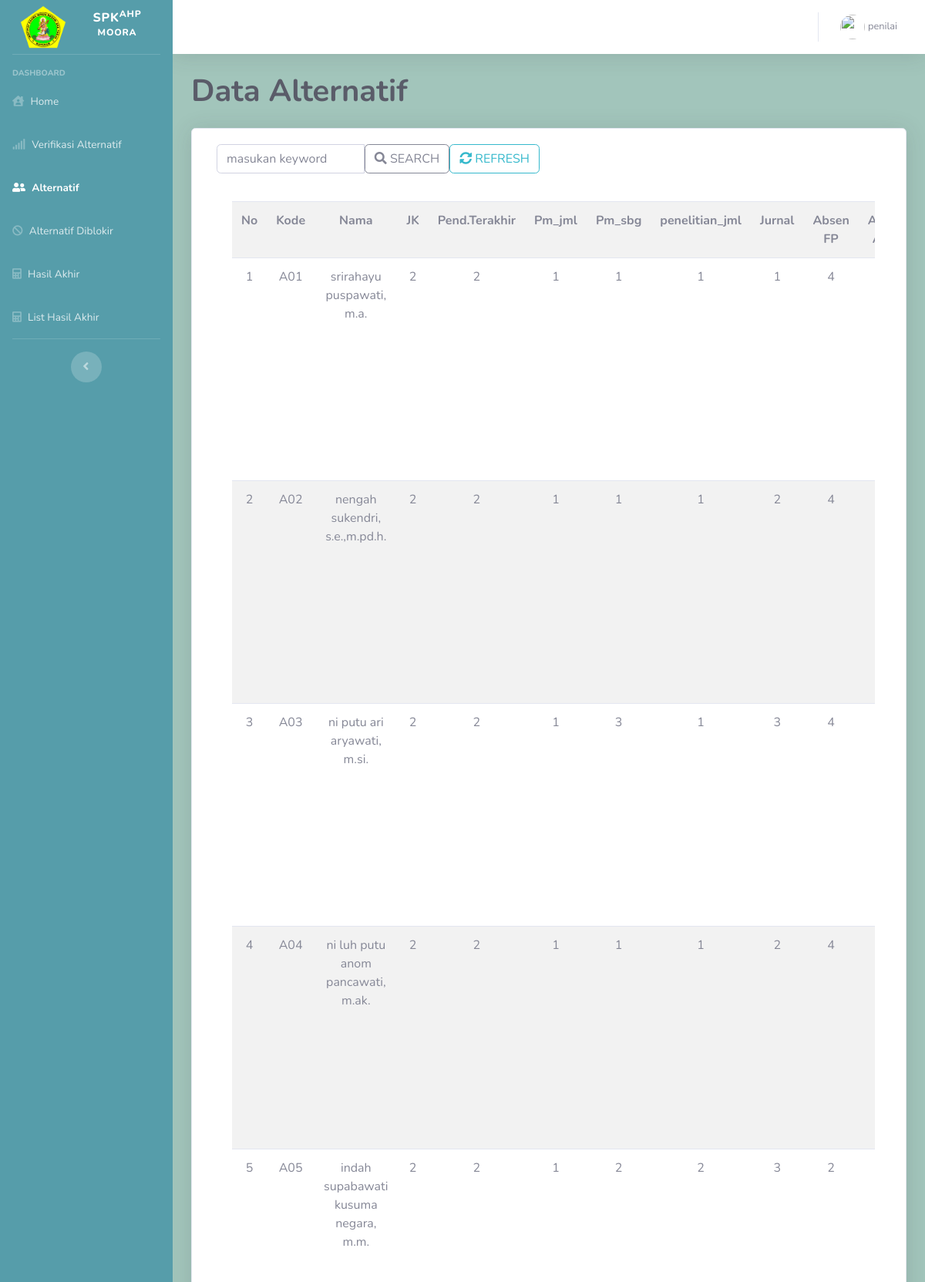
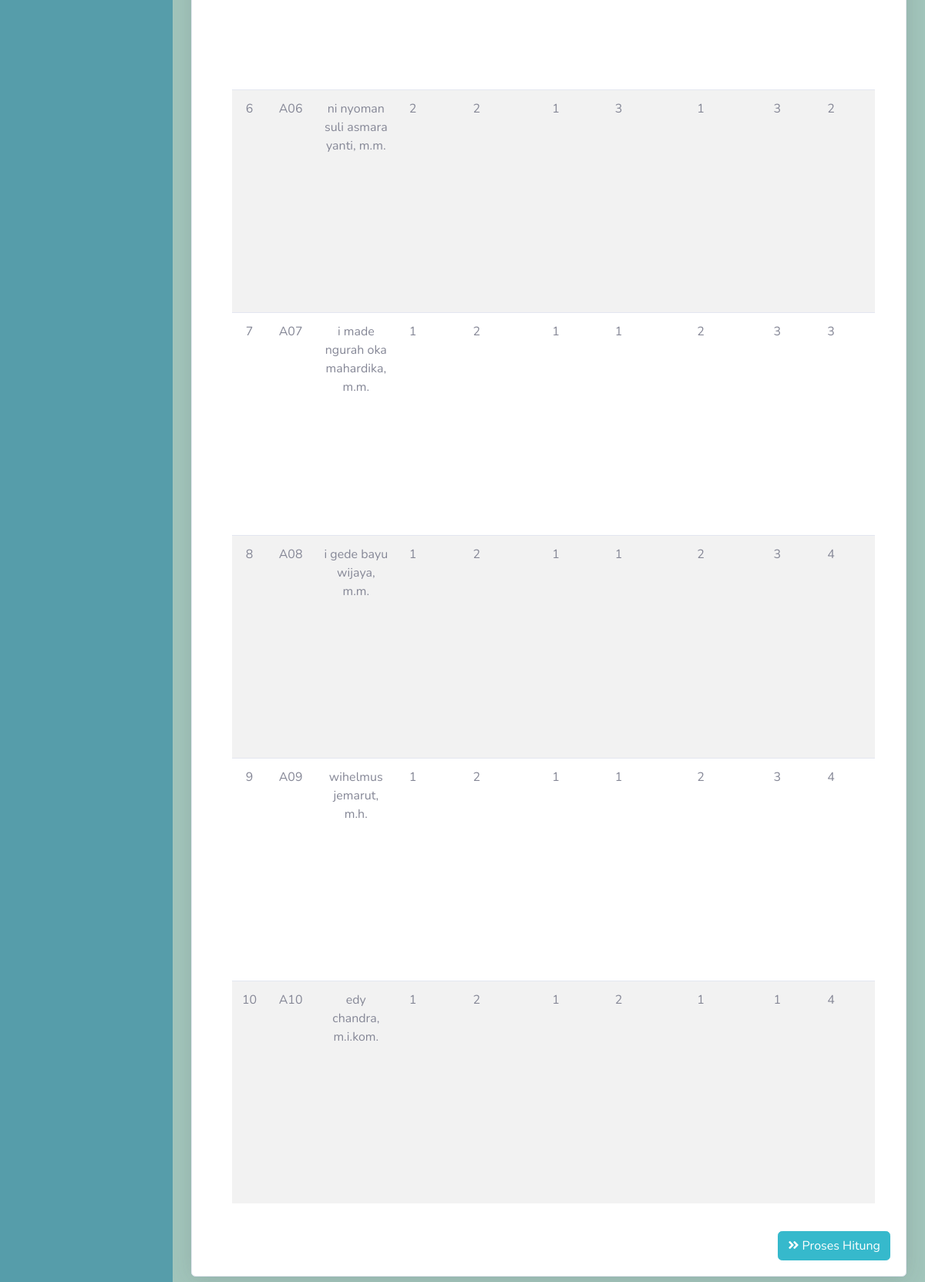
/alt_detail.php?id=1 (signed in), run on the app's committed database (2 pictures, top to bottom).
### tables this page shows
CREATE TABLE `alternatif` (
  `id_alternatif` int(5) NOT NULL,
  `id_periode` int(11) NOT NULL,
  `kode` varchar(10) NOT NULL,
  `nip` varchar(21) NOT NULL,
  `nama` text NOT NULL,
  `pendidikan_terakhir` varchar(4) NOT NULL,
  `jk` varchar(9) NOT NULL,
  `pengajaran` int(11) DEFAULT NULL,
  `pm_jumlah` int(11) DEFAULT NULL,
  `pm_sbg` int(11) DEFAULT NULL,
  `penelitian_jml` int(11) DEFAULT NULL,
  `penelitian_jurnal` int(11) DEFAULT NULL,
  `absen_fp` int(11) DEFAULT NULL,
  `absen_apel` int(11) DEFAULT NULL,
  `ang_kep` int(11) NOT NULL,
  `jab_dos` int(11) NOT NULL,
  `email` varchar(50) NOT NULL,
  `Berkas` varchar(150) NOT NULL,
  `username` varchar(30) NOT NULL,
  `password` varchar(255) NOT NULL,
  `size` varchar(15) NOT NULL,
  `status` tinyint(1) NOT NULL DEFAULT '0',
  `status_on` int(1) NOT NULL
);

### koneksi.php (called while the page is built, shortened)
<?php
 $koneksi = mysqli_connect("localhost","root","","spk_ahp_moora");
function query ($query) {
 		global $koneksi;
 		$result = mysqli_query($koneksi, $query);
 		$rows = [];
 		while ($row = $result->fetch_assoc()) {
 			$rows[] = $row;
 		}
return $rows;
}
	?>

### alt_detail.php (the view, shortened to what this page needs)
<?php
if (isset($_GET['id'])) {
  $id_p = $_GET['id'];
} else {
  echo "akses dicekal";
  die;
}
require 'koneksi.php';
include('template/topbar.php');
include('template/sidebar.php');
$cek = query("SELECT * FROM alternatif WHERE status='1' ORDER BY id_alternatif DESC LIMIT 0,1")[0];
$id = $cek['id_alternatif'];
$cekNil = query("SELECT * FROM nilai_alt INNER JOIN alternatif ON alternatif.id_alternatif=nilai_alt.id_alternatif WHERE nilai_alt.id_alternatif=$id AND alternatif.status=1 ");
$nt = count($cekNil);
$alternatif = query("SELECT * FROM alternatif WHERE status='1' AND id_periode=$id_p ORDER BY id_alternatif ASC");
?>
<!DOCTYPE html>
<html>
<div class="container-fluid">
  <h1 class="m-0 font-weight-bold text-dark">Data Alternatif</h1> <br>
  <div class="card shadow mb-4">
    <div class="card-body">
      <form action="" method="post">
        <div class="input-group col-6 mb-3">
          <input class="form-control" type="text" name="keyword" autofocus placeholder="masukan keyword" autocomplete="off" id="keyword">
          <button class="btn btn-outline-secondary" type="submit" name="cari" id="tombol-cari"><i class="fas fa-search"></i> SEARCH</button>
          <button class="btn btn-outline-info" type="submit" value="Refresh Page" onClick="document.location.reload(true)"><i class="fas fa-sync-alt"></i> REFRESH</button>
        </div>
      </form>
      <div id="tabel-cari" class="card-body">
        <div class="table-responsive">
          <div class="col-md-auto">
            <table class="table table-striped">
              <tr>
                <th class="text-center">No</th>
                <th class="text-center">Kode</th>
                <th class="text-center">Nama</th>
                <th class="text-center">JK</th>
                <th class="text-center">Pend.Terakhir</th>
                <th class="text-center">Pm_jml</th>
                <th class="text-center">Pm_sbg</th>
                <th class="text-center">penelitian_jml</th>
                <th class="text-center">Jurnal</th>
                <th class="text-center">Absen FP</th>
                <th class="text-center">Absen Apel</th>
              </tr>
              <?php $i = 1; ?>
              <?php foreach ($alternatif as $row) :
              ?>
                <tr>
                  <td class="text-center"><?= $i; ?></td>
                  <td class="text-center"><?= $row["kode"]; ?></td>
                  <td class="text-center"><?= $row["nama"]; ?></td>
                  <td class="text-center"><?= $row["jk"]; ?></td>
                  <td class="text-center"><?= $row["pendidikan_terakhir"]; ?></td>
                  <td class="text-center"><?= $row["pm_jumlah"]; ?></td>
                  <td class="text-center"><?= $row["pm_sbg"]; ?></td>
                  <td class="text-center"><?= $row["penelitian_jml"]; ?></td>
                  <td class="text-center"><?= $row["penelitian_jurnal"]; ?></td>
                  <td class="text-center"><?= $row["absen_fp"]; ?></td>
                  <td class="text-center"><?= $row["absen_apel"]; ?></td>
                </tr>
                <?php $i++; ?>
              <?php endforeach; ?>
            </table>
          </div>
        </div>
      </div>
      <?php if ($_SESSION['level'] === 'operator') : ?>
        <?php if ($nt > 0) : ?>
          <button class="btn btn-info float-right" data-toggle="modal" data-target="#exampleModal"><i class="fas fa-angle-double-right"></i> Proses Hitung </button>
        <?php else : ?>
          <button class="btn btn-info float-right" onclick="return confirm ('Alternatif belum diinput nilai');"><i class="fas fa-angle-double-right"></i> Proses Hitung</button>
          </a>
        <?php endif; ?>
      <?php endif; ?>
    </div>
  </div>
</div>
</div>
<?php include('template/footer.php'); ?>

### data on the page
alternatif: kode "A01", nama "srirahayu puspawati, m.a.", jk "2", pendidikan_terakhir "2", pm_jumlah "1", pm_sbg "1", penelitian_jml "1", penelitian_jurnal "1", absen_fp "4"
alternatif: kode "A02", nama "nengah sukendri, s.e.,m.pd.h.", jk "2", pendidikan_terakhir "2", pm_jumlah "1", pm_sbg "1", penelitian_jml "1", penelitian_jurnal "2", absen_fp "4"
alternatif: kode "A03", nama "ni putu ari aryawati, m.si.", jk "2", pendidikan_terakhir "2", pm_jumlah "1", pm_sbg "3", penelitian_jml "1", penelitian_jurnal "3", absen_fp "4"
alternatif: kode "A04", nama "ni luh putu anom pancawati, m.ak.", jk "2", pendidikan_terakhir "2", pm_jumlah "1", pm_sbg "1", penelitian_jml "1", penelitian_jurnal "2", absen_fp "4"
alternatif: kode "A05", nama "indah supabawati kusuma negara, m.m.", jk "2", pendidikan_terakhir "2", pm_jumlah "1", pm_sbg "2", penelitian_jml "2", penelitian_jurnal "3", absen_fp "2"
alternatif: kode "A06", nama "ni nyoman suli asmara yanti, m.m.", jk "2", pendidikan_terakhir "2", pm_jumlah "1", pm_sbg "3", penelitian_jml "1", penelitian_jurnal "3", absen_fp "2"
alternatif: kode "A07", nama "i made ngurah oka mahardika, m.m.", jk "1", pendidikan_terakhir "2", pm_jumlah "1", pm_sbg "1", penelitian_jml "2", penelitian_jurnal "3", absen_fp "3"
alternatif: kode "A08", nama "i gede bayu wijaya, m.m.", jk "1", pendidikan_terakhir "2", pm_jumlah "1", pm_sbg "1", penelitian_jml "2", penelitian_jurnal "3", absen_fp "4"
alternatif: kode "A09", nama "wihelmus jemarut, m.h.", jk "1", pendidikan_terakhir "2", pm_jumlah "1", pm_sbg "1", penelitian_jml "2", penelitian_jurnal "3", absen_fp "4"
alternatif: kode "A10", nama "edy chandra, m.i.kom.", jk "1", pendidikan_terakhir "2", pm_jumlah "1", pm_sbg "2", penelitian_jml "1", penelitian_jurnal "1", absen_fp "4"

### other printed values
$_SESSION["username"] "penilai"
